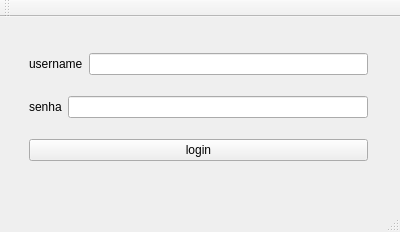
<?xml version="1.0" encoding="UTF-8"?>
<ui version="4.0">
 <class>MainWindow</class>
 <widget class="QMainWindow" name="MainWindow">
  <property name="geometry">
   <rect>
    <x>0</x>
    <y>0</y>
    <width>400</width>
    <height>232</height>
   </rect>
  </property>
  <property name="windowTitle">
   <string>MainWindow</string>
  </property>
  <widget class="QWidget" name="centralWidget">
   <widget class="QWidget" name="">
    <property name="geometry">
     <rect>
      <x>18</x>
      <y>10</y>
      <width>361</width>
      <height>161</height>
     </rect>
    </property>
    <layout class="QVBoxLayout" name="verticalLayout">
     <item>
      <layout class="QHBoxLayout" name="horizontalLayout">
       <item>
        <widget class="QLabel" name="label">
         <property name="text">
          <string>username</string>
         </property>
        </widget>
       </item>
       <item>
        <widget class="QLineEdit" name="txtUsername"/>
       </item>
      </layout>
     </item>
     <item>
      <layout class="QHBoxLayout" name="horizontalLayout_2">
       <item>
        <widget class="QLabel" name="label_2">
         <property name="text">
          <string>senha</string>
         </property>
        </widget>
       </item>
       <item>
        <widget class="QLineEdit" name="txtPassword">
         <property name="echoMode">
          <enum>QLineEdit::Password</enum>
         </property>
        </widget>
       </item>
      </layout>
     </item>
     <item>
      <widget class="QPushButton" name="btLogin">
       <property name="text">
        <string>login</string>
       </property>
      </widget>
     </item>
    </layout>
   </widget>
  </widget>
  <widget class="QMenuBar" name="menuBar">
   <property name="geometry">
    <rect>
     <x>0</x>
     <y>0</y>
     <width>400</width>
     <height>22</height>
    </rect>
   </property>
  </widget>
  <widget class="QToolBar" name="mainToolBar">
   <attribute name="toolBarArea">
    <enum>TopToolBarArea</enum>
   </attribute>
   <attribute name="toolBarBreak">
    <bool>false</bool>
   </attribute>
  </widget>
  <widget class="QStatusBar" name="statusBar"/>
 </widget>
 <layoutdefault spacing="6" margin="11"/>
 <resources/>
 <connections/>
</ui>
